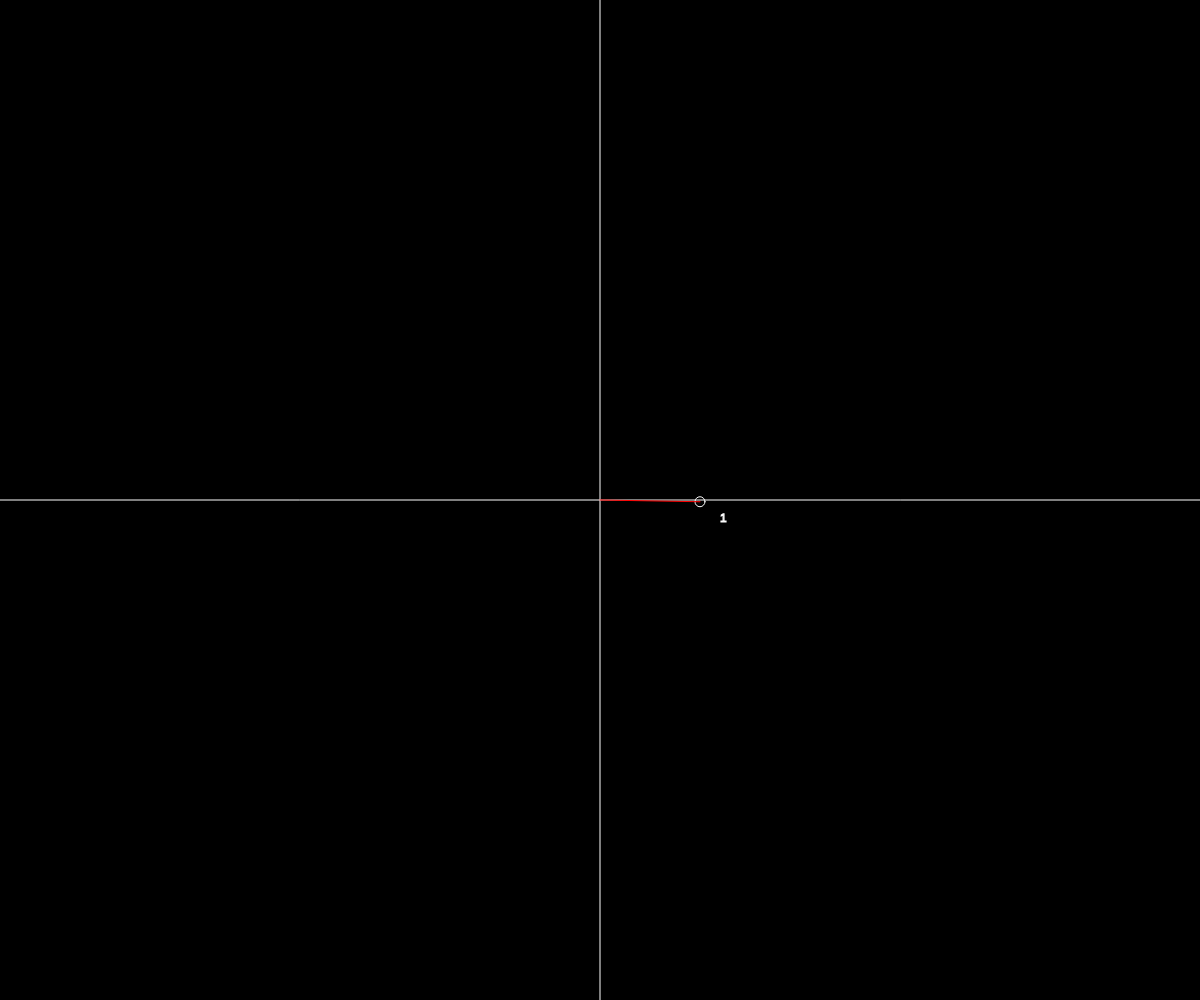
Frame 1 (no input)
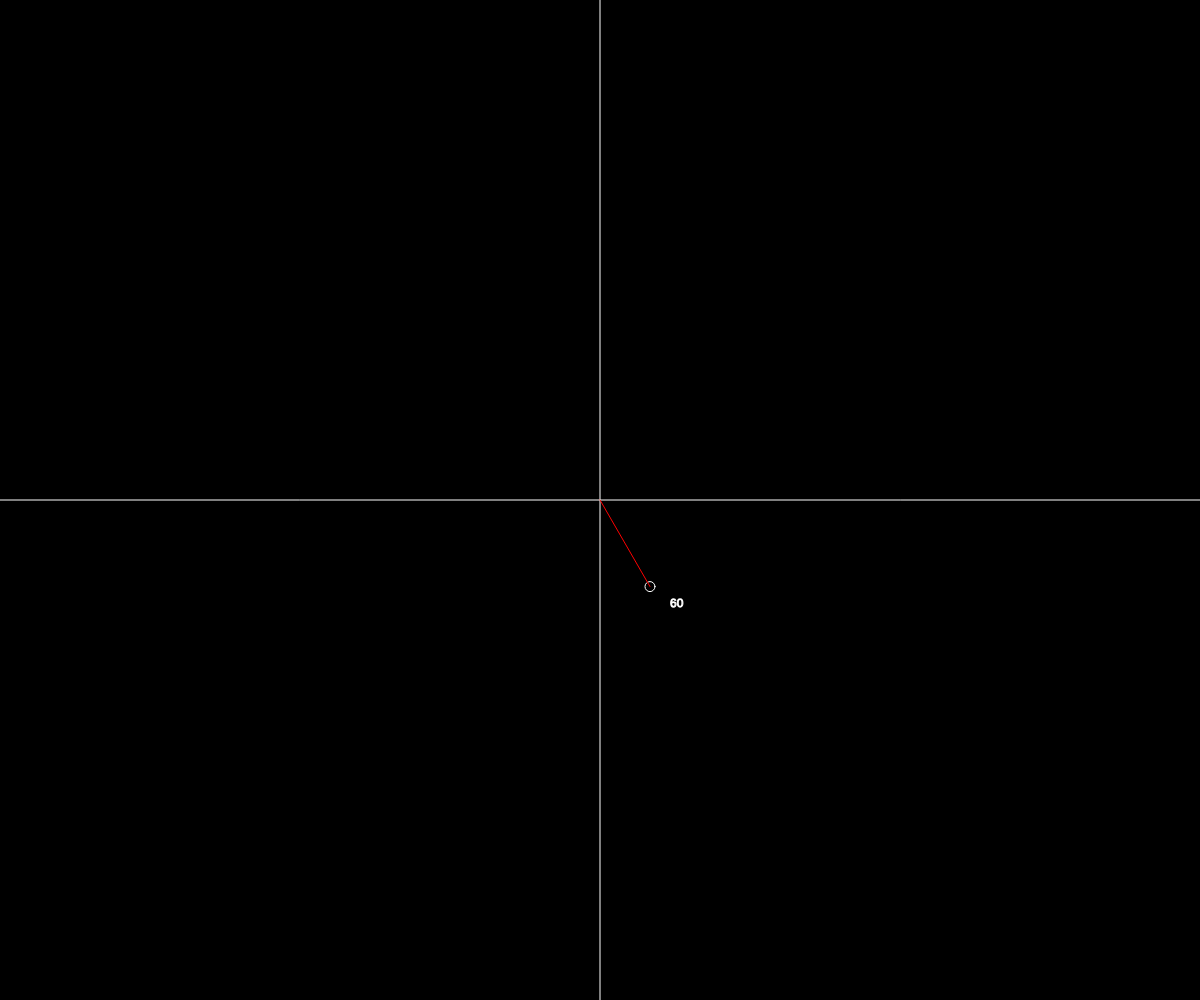
Frame 60 (no input)
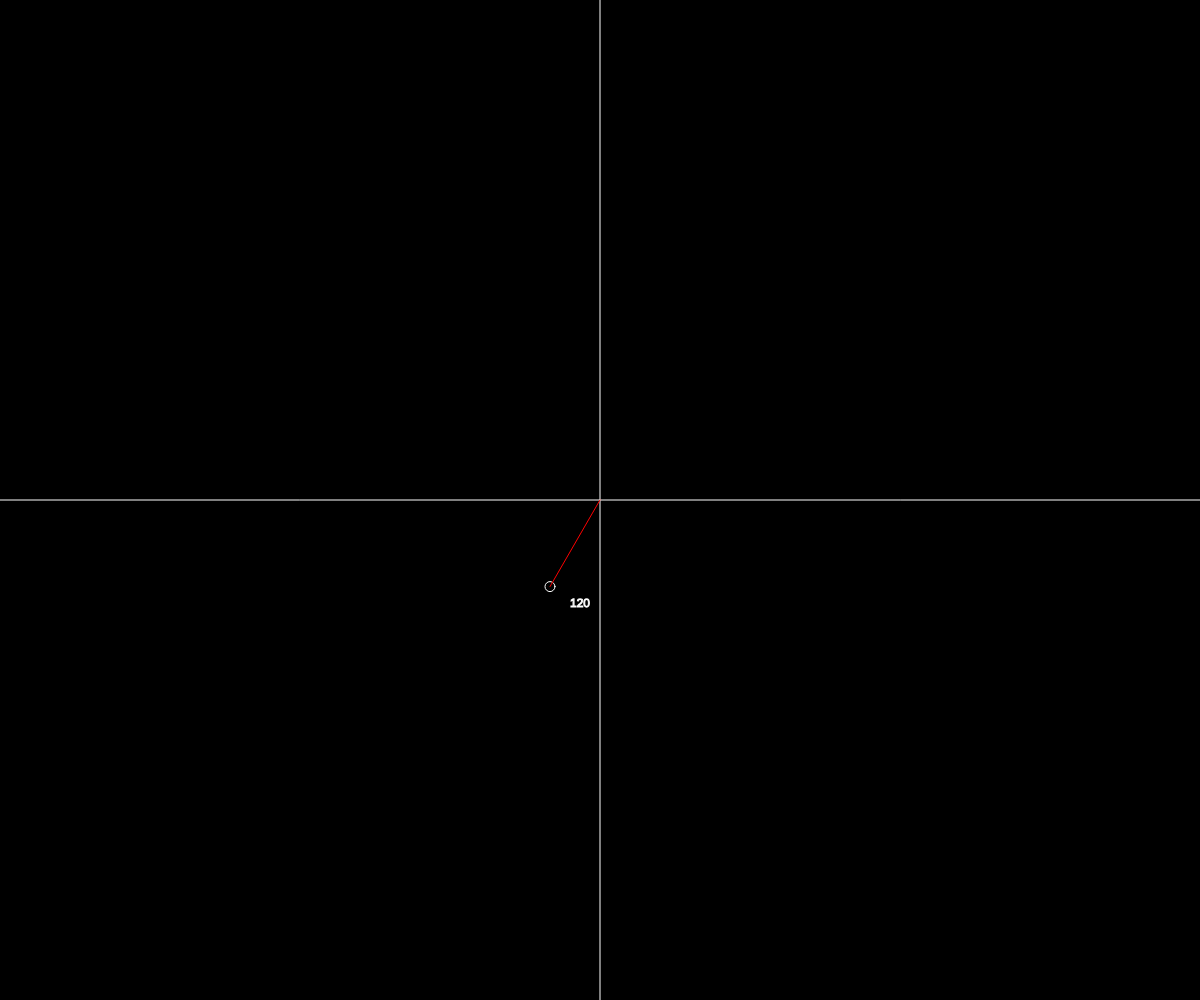
Frame 120 (the mouse pressed at the canvas centre since frame 60)

The p5.js sketch that drew these frames (run headless with seeded random() and noise() and a simulated clock; from frame 60 on, the mouse is pressed at the canvas centre):

// p5.js sketch
// ── sketch.js
var r = 100;
var theta = 45;

function setup() {
    createCanvas(innerWidth, innerHeight);
    angleMode(DEGREES);
    noFill();
}

function draw() {
    background(0);

    stroke(255);
    line(0, height/2, width, height/2);
    line(width/2, 0, width/2, height);
    
    translate(width/2, height/2);

    theta = frameCount % 360;

    var x = r * cos(theta);
    var y = r * sin(theta);
    ellipse(x, y, 10, 10);
    text(theta, x + 20, y + 20);

    stroke(255, 0, 0);
    line(0, 0, x, y);
}
